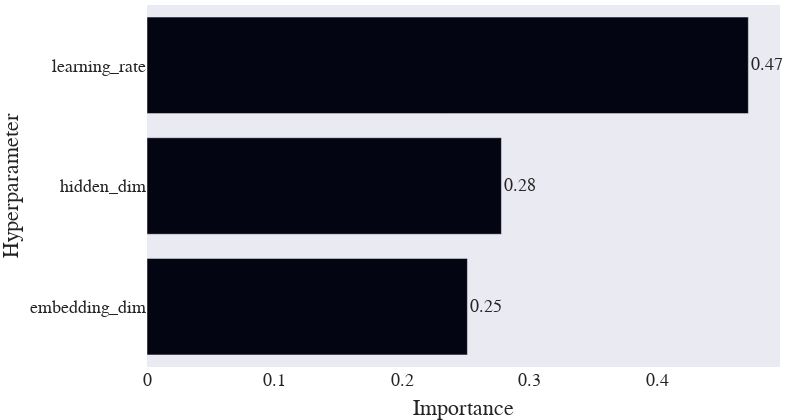

Notebook cell for this chart:
### Code cell
imp.reload(cplot)
importances=optuna.importance.get_param_importances(study,params=[p for p in params if p!=""])
fig=cplot.plot_param_importances(importances,study)
fig.update_layout(
    autosize=False,title_text='Hyper-Parameter Importances', title=None, title_x=0.5, title_y=0.98,
    template="seaborn",
    width=800,height=420,
    font_family="Times New Roman",
    font_size=18,
    title_font_family="Times New Roman",
    title_font_size=30,
    margin=dict(l=0, t=5,r=20,  b=1),                                   
    )
fig.update_xaxes(showgrid=False,zeroline=False,)
fig.update_yaxes(showgrid=False,zeroline=False,)
with open("ParameterImportances.pdf", "wb") as f:
    f.write(scope.transform(fig, format="pdf", width=800,height=400,))
fig

### Figure 1 — Plotly figure (JSON) as saved in the notebook; plotly's stock layout.template omitted (floating-point values rounded to 4 significant figures)
{"data": [{"cliponaxis": false, "hovertemplate": ["embedding_dim (IntUniformDistribution): 0.2510638348472997<extra></extra>", "hidden_dim (IntUniformDistribution): 0.2777149067670676<extra></extra>", "learning_rate (LogUniformDistribution): 0.4712212583856327<extra></extra>"], "marker": {"color": ["rgb(3, 5, 18)", "rgb(3, 5, 18)", "rgb(3, 5, 18)"]}, "orientation": "h", "text": ["0.2510638348472997", "0.2777149067670676", "0.4712212583856327"], "textposition": "outside", "texttemplate": "%{text:.2f}", "type": "bar", "x": [0.2511, 0.2777, 0.4712], "y": ["embedding_dim", "hidden_dim", "learning_rate"]}], "layout": {"autosize": false, "font": {"family": "Times New Roman", "size": 18}, "height": 420, "margin": {"b": 1, "l": 0, "r": 20, "t": 5}, "showlegend": false, "title": {"font": {"family": "Times New Roman", "size": 30}, "x": 0.5, "y": 0.98}, "width": 800, "xaxis": {"autorange": true, "range": [0, 0.496], "showgrid": false, "title": {"text": "Importance"}, "type": "linear", "zeroline": false}, "yaxis": {"autorange": true, "range": [-0.5, 2.5], "showgrid": false, "title": {"text": "Hyperparameter"}, "type": "category", "zeroline": false}}}
